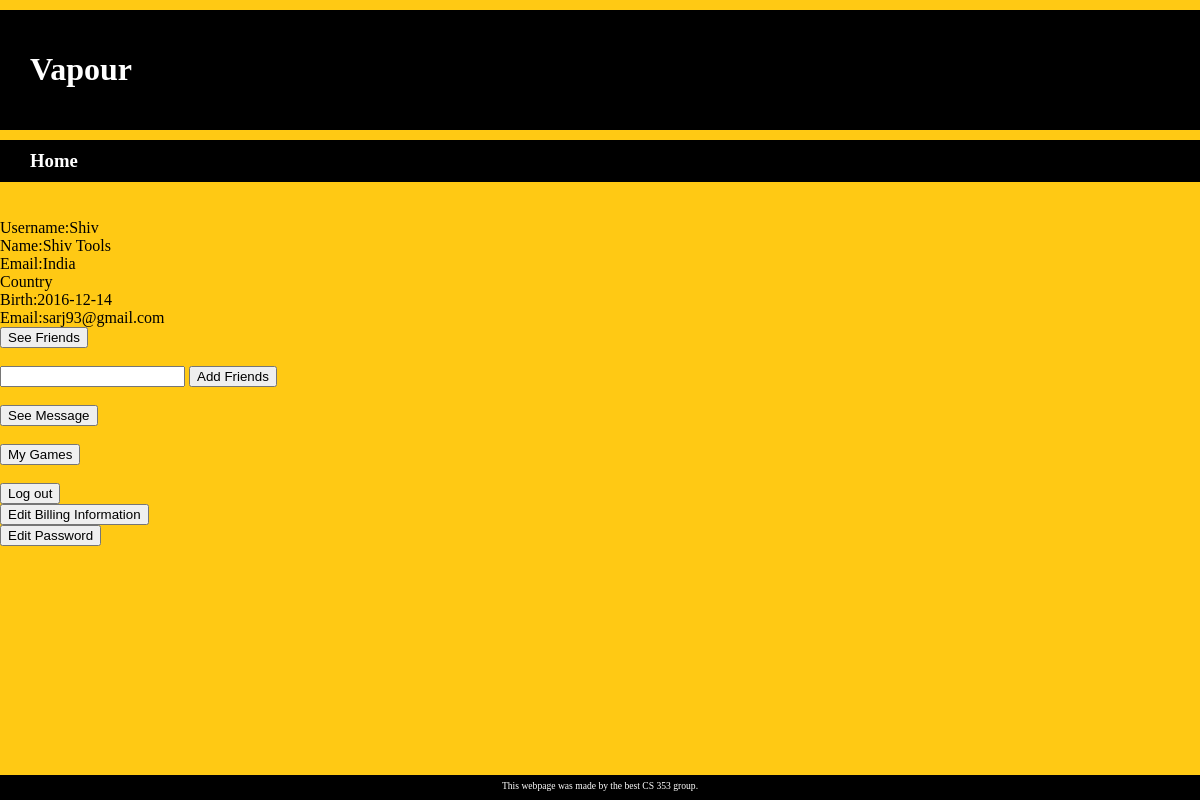
Screenshot of /home.php?id=3 with the database file from the repository.
### tables this page shows
CREATE TABLE IF NOT EXISTS `User` (
  `id` int(11) NOT NULL AUTO_INCREMENT,
  `username` varchar(100) NOT NULL,
  `name` varchar(100) NOT NULL,
  `country` text NOT NULL,
  `birth` date NOT NULL,
  `email` varchar(100) NOT NULL,
  `image` varchar(100) NOT NULL,
  PRIMARY KEY (`id`),
  KEY `username` (`username`)
);

### home.php (the view, shortened to what this page needs)
<!DOCTYPE html>
<html>
<head>
    <link rel="stylesheet" type="text/css" href="style.css">
</head>
<body>
    <header id="headingTitle">
        <h1>Vapour</h1>
    </header>
    <h3 id="headingLogin">Home</h3>
	<?php
	 	$val =  $_GET['id'];
	 	$value= mysql_query("SELECT * FROM `User` WHERE `id` = '$val'");
        while ($row = mysql_fetch_assoc($value)) {
              $username =  $row['username'];
              $name =  $row['name'];
              $country =  $row['country'];
              $birth =  $row['birth'];
              $email =  $row['email'];
        }
	?><br>
    <div id = user>
        <?php
            echo "Username:",$username;
        ?><br>
    </div>
    <div id = personname>
        <?php
            echo "Name:",$name;
        ?><br>
    </div>
    <div id = email>
        <?php
            echo "Email:",$country;
        ?><br>Country
    </div>
    <div id = birth>
        <?php
            echo "Birth:",$birth;
        ?><br>
    </div>
    <div id = email>
        <?php
            echo "Email:", $email;
        ?><br>
    </div>
	<form action="friendList.php?edit=Y&id=<?php echo $val ?>" method="POST">
            <input type="submit" value="See Friends" name="submit">
    </form><br>
    <form action="addfriend.php?edit=Y&id=<?php echo $val ?>" method="POST">
            <input type="text" name="username">
            <input type="submit" value="Add Friends" name="submit">
    </form><br>
    <form action="seeMessage.php?edit=Y&id=<?php echo $val ?>" method="POST">
            <input type="submit" value="See Message" name="submit">
    </form><br>
    <form action="seeGame.php?edit=Y&id=<?php echo $val ?>" method="POST">
            <input type="submit" value="My Games" name="submit">
    </form><br>
    <form action="index.php" method="POST">
            <input type="submit" value="Log out" name="submit">
    </form>
    <form action="billingList.php?edit=Y&id=<?php echo $val ?>" method="POST">
            <input type="submit" value="Edit Billing Information" name="submit">
    </form>
     <form action="changePass.php?edit=Y&id=<?php echo $val ?>" method="POST">
            <input type="submit" value="Edit Password" name="submit">
    </form>
    <footer> This webpage was made by the best CS 353 group. </footer>
</body>
</html>

### style.css (style rules this page uses)
html { font-family: "Verdana", Times, Sans-serif; }
body { margin: 0; background: #FFC914; }
header { margin: 0; }
#headingTitle { background: black; color: white; margin: 0; height: 80px; margin-top: 10px; padding: 20px; padding-left: 30px; }
#headingLogin { background: black; color: white; margin-top: 10px; padding: 10px; padding-left: 30px; }
footer { clear: both; background: black; color: white; position:absolute; bottom:0; width:100%; height:20px; font-size: 0.6em; text-align: center; padding-top: 5px; }

### rows the page displays
user: username "Shiv", name "Shiv Tools", country "India", birth "2016-12-14", email "sarj93@gmail.com"
